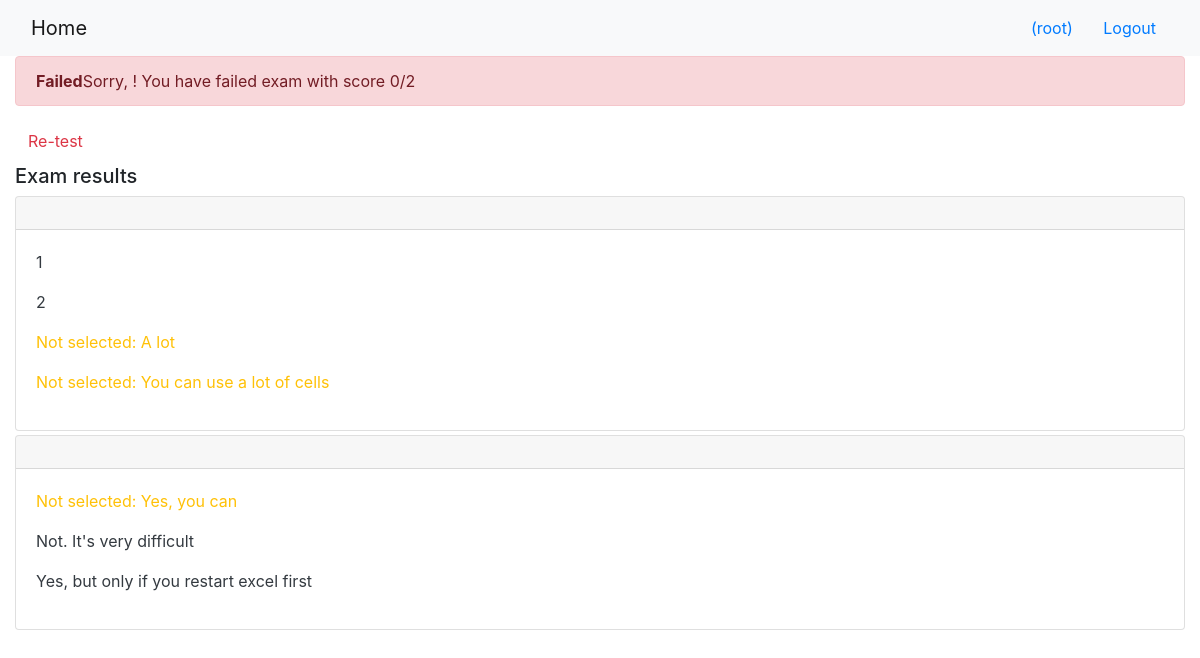
Page /onlinecourse/1/show_exam_result/1/ (signed in) on the committed database.
### onlinecourse/models.py (models this page shows)
class Question(models.Model):
    course = models.ManyToManyField(Course)
    content = models.CharField(max_length=1000)
    grade = models.FloatField()
    def is_get_score(self, selected_ids):
        all_answers = self.choice_set.filter(correct=True).count()
        selected_correct = self.choice_set.filter(correct=True, id__in=selected_ids).count()
        if all_answers == selected_correct:
            return True
        else:
            return False

class Choice(models.Model):
    question = models.ManyToManyField(Question)
    content = models.CharField(max_length=1000)
    correct = models.BooleanField()

### onlinecourse/views.py (the view)
# urls.py: path('<int:course_id>/show_exam_result/<int:submission_id>/', views.show_exam_result, name='show_exam_result'),
def show_exam_result(request, course_id, submission_id):
   course = get_object_or_404(Course, pk=course_id)
   submission  = get_object_or_404(Submission, pk=submission_id)
   choices = submission.choices.all()
   context = {}
   context['course_id'] = course_id
   context['submission_id']=submission_id
   context['course']= course
   context['choices'] = choices
   maxscore = 0
   score = 0
   for question in course.question_set.all():
      maxscore += question.grade
      if question.is_get_score(choices):
          score += question.grade
   context['grade'] = score / maxscore * 100
   context['final_score'] = "" + str(int(score)) + "/" + str(int(maxscore))
   return render(request, 'onlinecourse/exam_result_bootstrap.html', context)

### onlinecourse/templates/onlinecourse/exam_result_bootstrap.html (shortened to what this page needs)
<!DOCTYPE html>
<html lang="en">
<head>
    {% load static %}
    <link rel="stylesheet" href="https://maxcdn.bootstrapcdn.com/bootstrap/4.5.2/css/bootstrap.min.css">
</head>
<body>
 <nav class="navbar navbar-light bg-light">
    <div class="container-fluid">
        <div class="navbar-header">
              <a class="navbar-brand" href="{% url 'onlinecourse:index' %}">Home</a>
        </div>
        <ul class="nav navbar-nav navbar-right">
            {% if user.is_authenticated %}
            <li>
                <a class="btn btn-link" href="#">{{ user.first_name }}({{ user.username }})</a>
                <a class="btn btn-link" href="{% url 'onlinecourse:logout' %}">Logout</a>
            </li>
            {% endif %}
        </ul>
    </div>
</nav>
<div class="container-fluid">
    {% if grade > 80 %}
    <div class="alert alert-success">
       <b>Congratulations, {{ user.first_name }}!</b> You passed the exam and completed the course with score {{ final_score }}
    </div>
        {% else %}
        <div class="alert alert-danger">
            <b>Failed</b>Sorry, {{ user.first_name }}! You have failed exam with score {{ final_score }}
        </div>
        <a class="btn btn-link text-danger" href="{% url 'onlinecourse:course_details' course_id %}">Re-test</a>
        {% endif %}
        <div class="card-columns-vertical mt-1">
        <h5 class="">Exam results</h5>
            {% for question in course.question_set.all %}
            <div class="card mt-1">
                <div class="card-header">
                </div>
                <div class="card-body">
                    {% for choice in question.choice_set.all %}
                        {% if choice in choices and choice.correct %}
                            <p class="text-success">Correct answer: {{ choice.content }}</p>
                        {% elif choice in choices and not choice.correct %}
                            <p class="text-danger">Incorrect answer: {{ choice.content }}</p>
                        {% elif not choice in choices and choice.correct %}
                            <p class="text-warning">Not selected: {{ choice.content }}</p>
                        {% else %}
                            <p class="text-dark">{{ choice.content }}</p>
                        {% endif %}
                    {% endfor %}
                </div>
            </div>
        {% endfor %}
        </div>
    </div>
</body>
</html>

### rows in the picture
Choice: content "1"
Choice: content "2"
Choice: content "A lot"
Choice: content "You can use a lot of cells"
Choice: content "Yes, you can"
Choice: content "Not. It's very difficult"
Choice: content "Yes, but only if you restart excel first"

### other values in the picture
{{ user.username }} "root"
{{ final_score }} "0/2"
